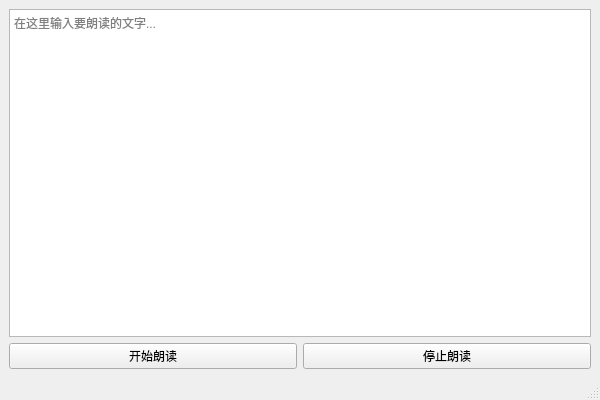
<?xml version="1.0" encoding="UTF-8"?>
<ui version="4.0">
    <class>MainWindow</class>
    <widget class="QMainWindow" name="MainWindow">
        <property name="geometry">
            <rect>
                <x>0</x>
                <y>0</y>
                <width>600</width>
                <height>400</height>
            </rect>
        </property>
        <property name="windowTitle">
            <string>MainWindow</string>
        </property>
        <widget class="QWidget" name="centralwidget">
            <layout class="QVBoxLayout" name="verticalLayout">
                <item>
                    <widget class="QTextEdit" name="textEdit">
                        <property name="placeholderText">
                            <string>在这里输入要朗读的文字...</string>
                        </property>
                    </widget>
                </item>
                <item>
                    <layout class="QHBoxLayout" name="horizontalLayout">
                        <item>
                            <widget class="QPushButton" name="speakBtn">
                                <property name="text">
                                    <string>开始朗读</string>
                                </property>
                            </widget>
                        </item>
                        <item>
                            <widget class="QPushButton" name="stopBtn">
                                <property name="text">
                                    <string>停止朗读</string>
                                </property>
                            </widget>
                        </item>
                    </layout>
                </item>
            </layout>
        </widget>
        <widget class="QMenuBar" name="menubar"/>
        <widget class="QStatusBar" name="statusbar"/>
    </widget>
    <resources/>
    <connections/>
</ui>
